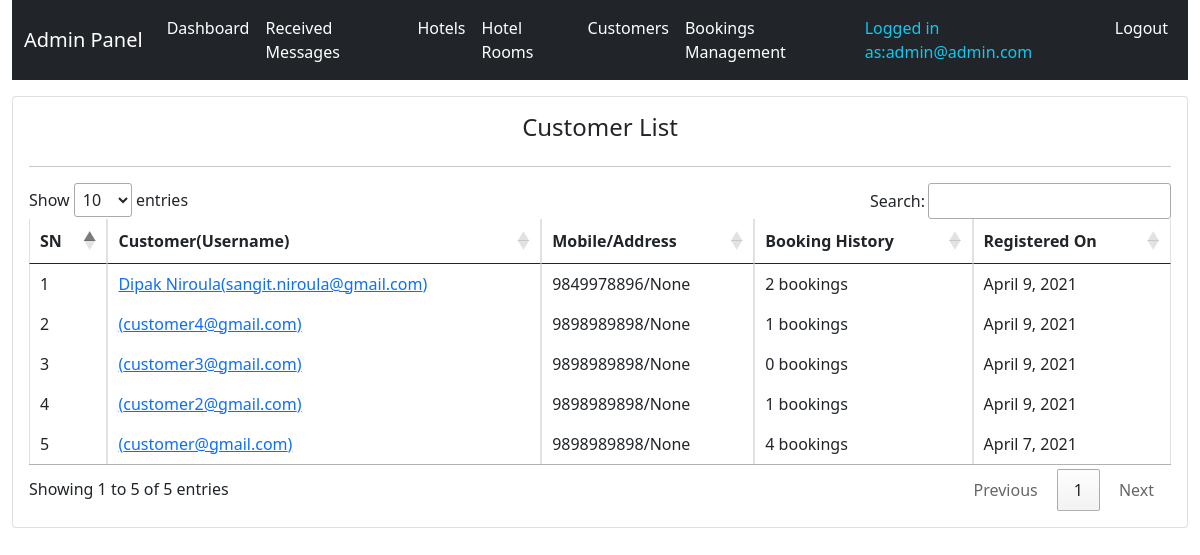
/system-admin/customers-list/ (signed in), run on an earlier commit of the app's database.
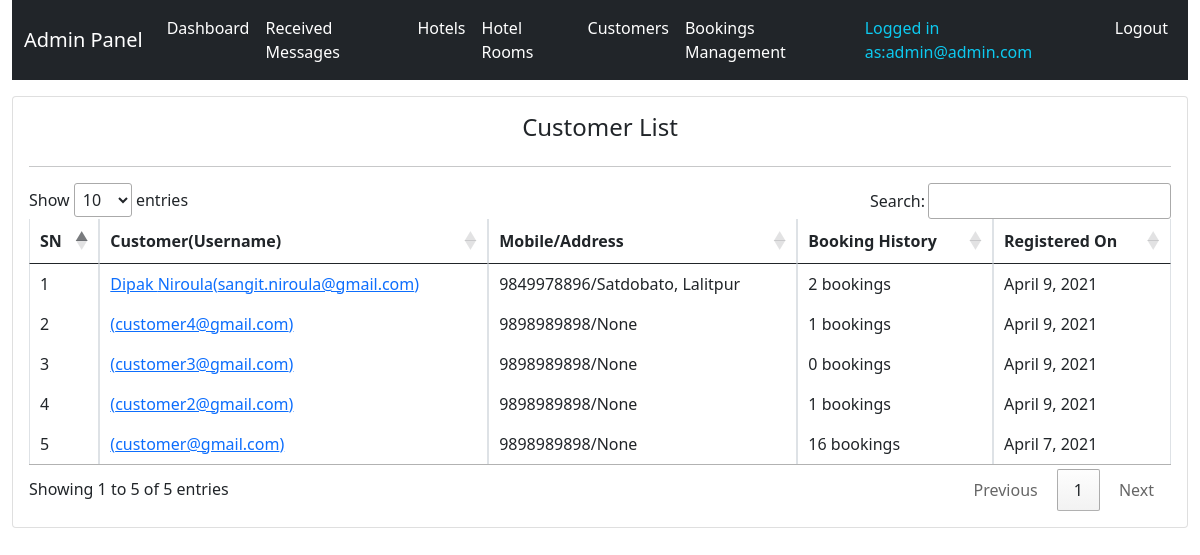
And on a later commit of the database.
### hbsapp/models.py (models this page shows, shortened)
class TimeStamp(models.Model):
    created_at = models.DateTimeField(auto_now_add=True)
    updated_at = models.DateTimeField(auto_now=True)
    class Meta:
        abstract = True

class Customer(TimeStamp):
    user = models.OneToOneField(User, on_delete=models.CASCADE)
    mobile = models.CharField(max_length=20)
    address = models.CharField(max_length=20, null=True, blank=True)
    profile_image = models.ImageField(upload_to="customers", null=True, blank=True)

### hbsapp/views.py (the view)
class AdminCustomerListView(AdminRequiredMixin, View):
    def get(self, request, *args, **kwargs):
        context = self.context
        context["all_customers"] = Customer.objects.order_by("-id")
        return render(request, "admintemplates/admincustomerlist.html", context)

### hbsapp/views.py (called while the page is built)
    def dispatch(self, request, *args, **kwargs):
        try:
            self.admin = request.user.admin
            self.context = {
                "admin": self.admin
            }
        except Exception as e:
            print(e)
            return redirect(reverse("hbsapp:adminlogin") + "?next=" + request.path)
        return super(AdminRequiredMixin, self).dispatch(request, *args, **kwargs)

### templates/admintemplates/admincustomerlist.html (shortened to what this page needs)
{% extends 'admintemplates/adminbase.html' %}
{% block css %}
<link rel="stylesheet" href="//cdn.datatables.net/1.10.24/css/jquery.dataTables.min.css">
{% endblock %}
{% block content %}
<div class="row mt-3">
    <div class="col-md-12">
        <div class="card p-3">
            <div class="row">
                <div class="col-md-12">
                    <h4 class="text-center">Customer List</h4>
                </div>
            </div>
            <hr>
            <div class="row">
                <div class="col-md-12">
            <table class="table table-bordered">
                <thead>
                    <tr>
                        <th>SN</th>
                        <th>Customer(Username)</th>
                        <th>Mobile/Address</th>
                        <th>Booking History</th>
                        <th>Registered On</th>
                    </tr>
                </thead>
                <tbody>
                    {% for customer in all_customers %}
                    <tr>
                        <td>{{forloop.counter}}</td>
                        <td><a href="{% url 'hbsapp:admincustomerdetail' customer.id %}">{{customer.user.first_name}} {{customer.user.last_name}}({{customer.user.username}})</a></td>
                        <td>{{customer.mobile}}/{{customer.address}}</td>
                        <td>{{customer.roombooking_set.count}} bookings</td>
                        <td>{{customer.created_at|date}}</td>
                    </tr>
                    {% endfor %}
                </tbody>
            </table>
        </div>
    </div>
</div>
{% endblock %}

What changed in the data, as far as the page shows it:
changed Customer "Dipak": address "None" → "Satdobato, Lalitpur"
computed for Customer "April 7, 2021": roombooking_set.count "4" → "16"
